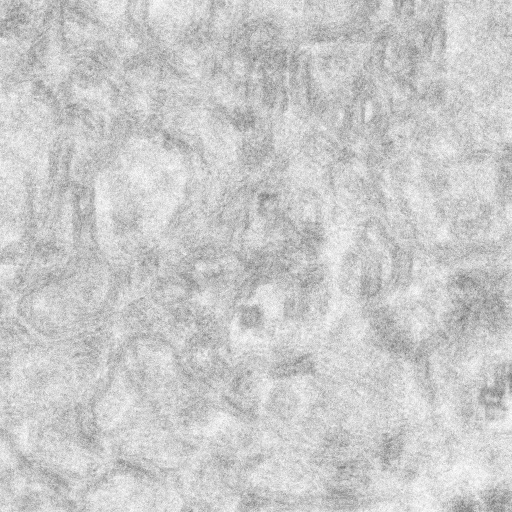
#> input picture 24classout.jpg, 512 x 512 px; its folder holds only this picture in this run
$ python filterandcontrast.py   (older library calls are emulated)
#> lines starting #> are read from the running program, lines starting #| are printed output that depends on the picture
# COMP9517 Assignment
# Michael Chan

import cv2
import numpy as np
from sklearn import metrics
from sklearn.model_selection import train_test_split
from sklearn.neighbors import KNeighborsClassifier
from sklearn.ensemble import RandomForestClassifier
from sklearn.cluster import MeanShift
from skimage.morphology import watershed
from skimage.feature import peak_local_max
from scipy import ndimage as ndi
import glob
import sys
import random

import matplotlib.pyplot as plt
import matplotlib.image as mpimg
from tifffile import imsave


images = glob.glob("2*classout.jpg")

for k in range(len(images)):
	image = cv2.cvtColor(cv2.imread(images[k]), cv2.COLOR_BGR2GRAY)
#> image: shape (512, 512); min 108, max 255, mean 202.6
	image = cv2.medianBlur(image, 11)
	max = 0
	min = 255
	# get min/max
	for i in range(image.shape[0]):
		for j in range(image.shape[1]):
			if image[i][j] > max:
				max = image[i][j]
			if image[i][j] < min:
				min = image[i][j]
#> after the loop, max = 241; min = 149
	# contrast stretch
	for i in range(image.shape[0]):
		for j in range(image.shape[1]):
			image[i][j] = ((image[i][j] - min) / (max - min))*255.
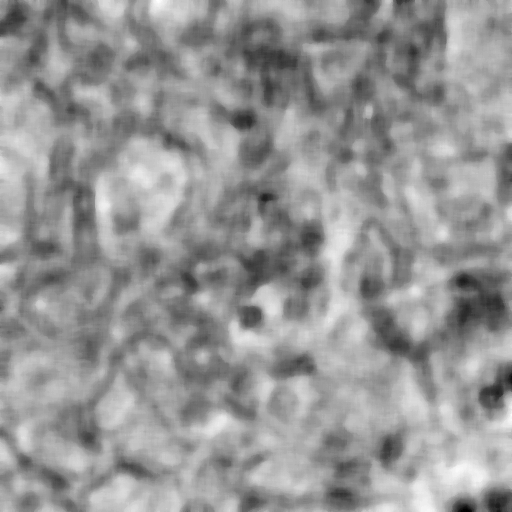
#> image: shape (512, 512); min 0, max 255, mean 149.6
	#convert to probability tiff
	imageout = np.zeros((image.shape[0], image.shape[1]), dtype=np.float32)
	for i in range(image.shape[0]):
		for j in range(image.shape[1]):
			imageout[i][j] = image[i][j]/255
	imsave("output"+str(k+24)+".tiff", imageout)

$ run again, on 28classout.jpg
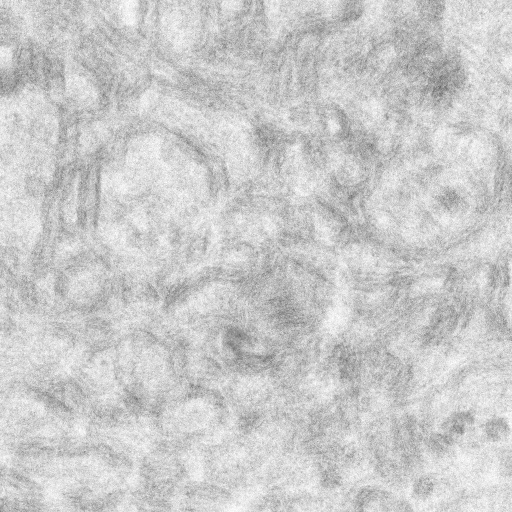
#> input picture 28classout.jpg, 512 x 512 px
#> after the loop `for i in range(image.shape[0]):`: max = 243; min = 144
#> after the loop `for i in range(image.shape[0]):`:
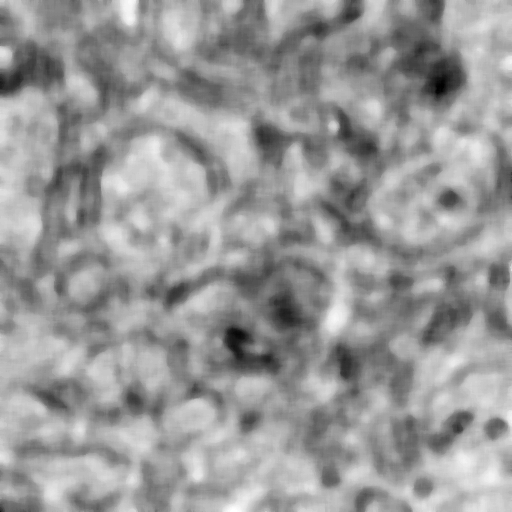
#> image: shape (512, 512); min 0, max 255, mean 152.7

$ run again, on 29classout.jpg
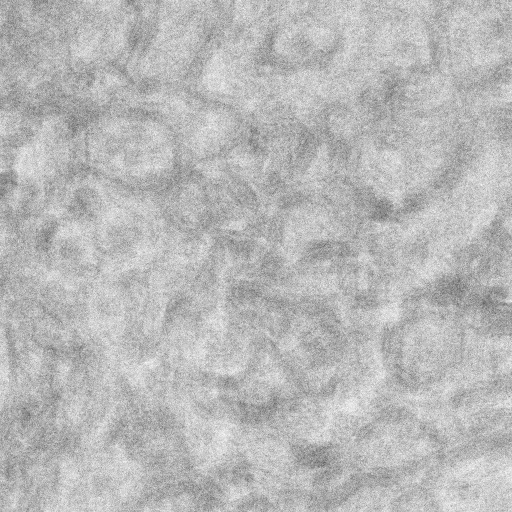
#> input picture 29classout.jpg, 512 x 512 px
#> after the loop `for i in range(image.shape[0]):`: max = 226; min = 139
#> after the loop `for i in range(image.shape[0]):`:
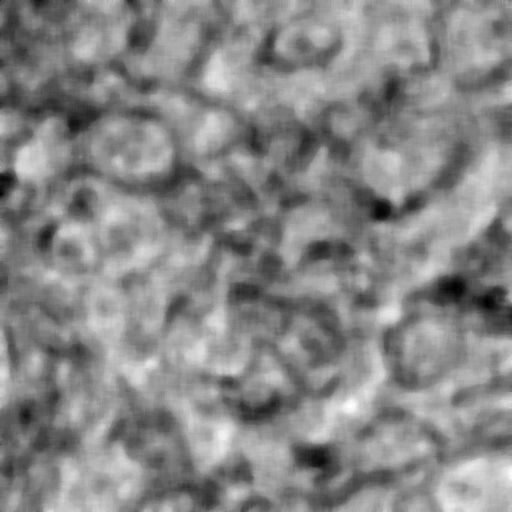
#> image: shape (512, 512); min 0, max 255, mean 134.7

$ run again, on 25classout.jpg
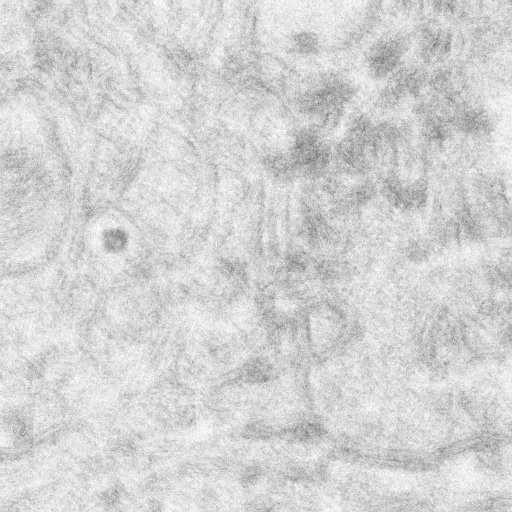
#> input picture 25classout.jpg, 512 x 512 px
#> after the loop `for i in range(image.shape[0]):`: max = 242; min = 152
#> after the loop `for i in range(image.shape[0]):`:
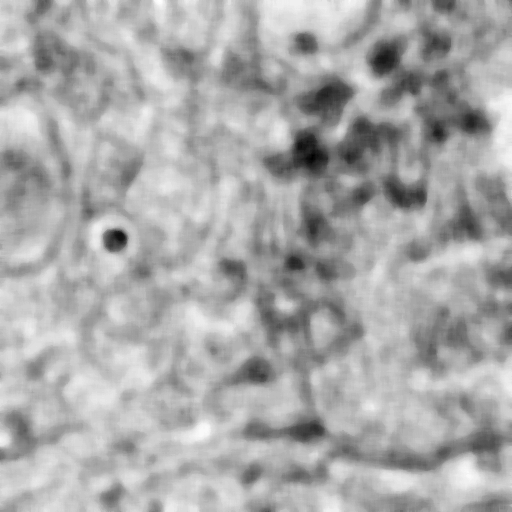
#> image: shape (512, 512); min 0, max 255, mean 169.1

$ run again, on 26classout.jpg
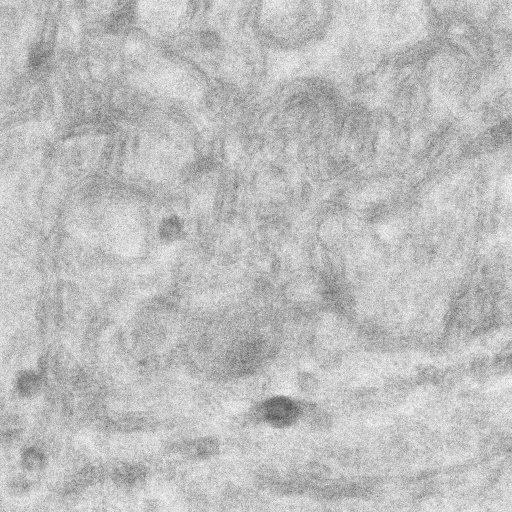
#> input picture 26classout.jpg, 512 x 512 px
#> after the loop `for i in range(image.shape[0]):`: max = 228; min = 109
#> after the loop `for i in range(image.shape[0]):`:
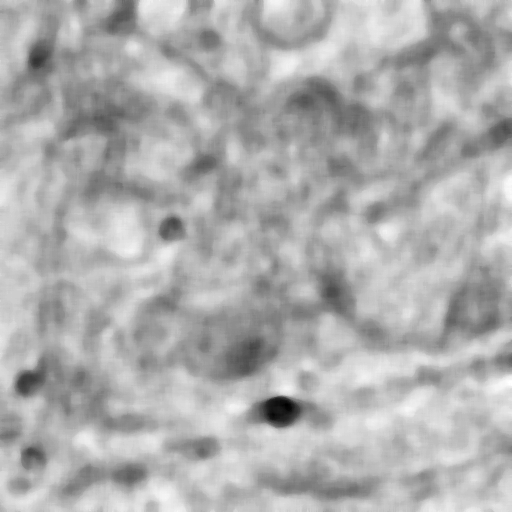
#> image: shape (512, 512); min 0, max 255, mean 173.9
